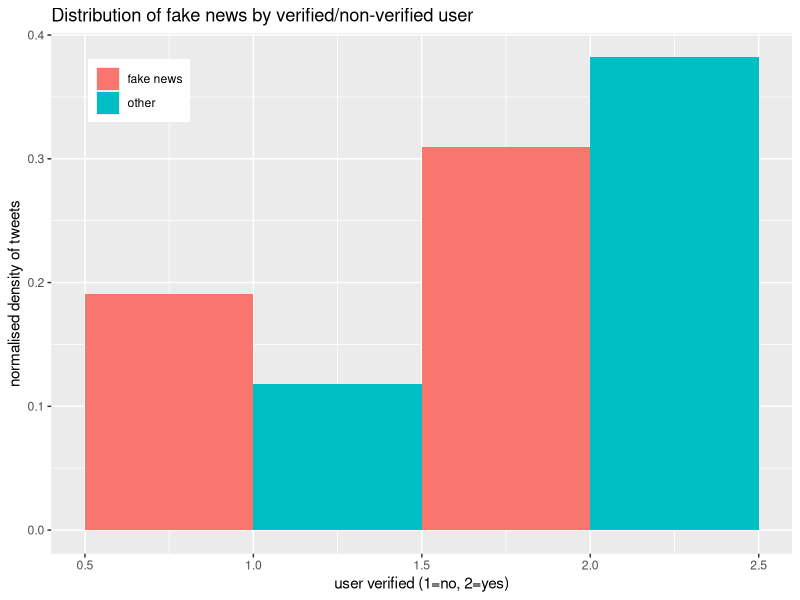
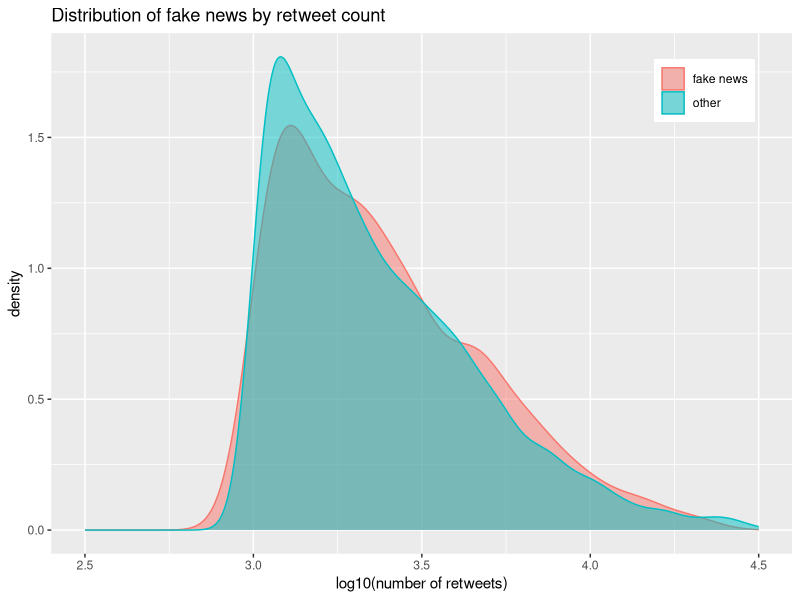
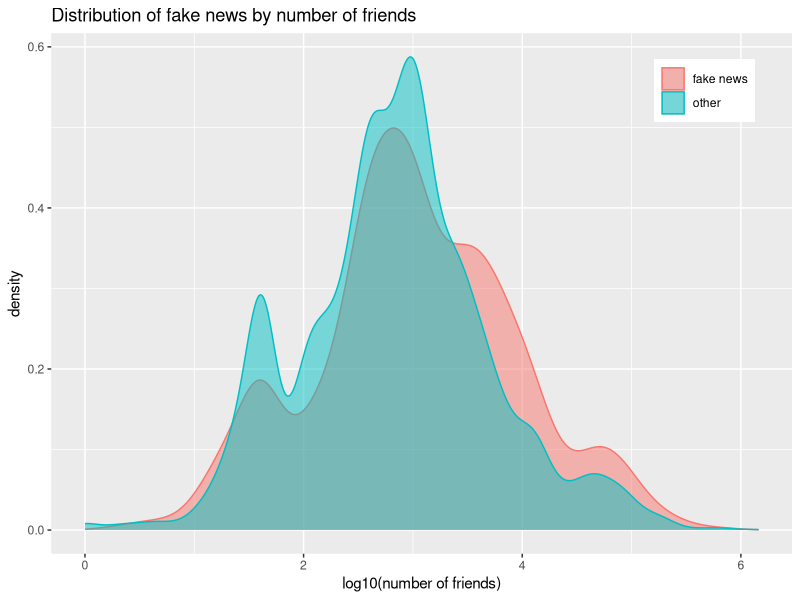
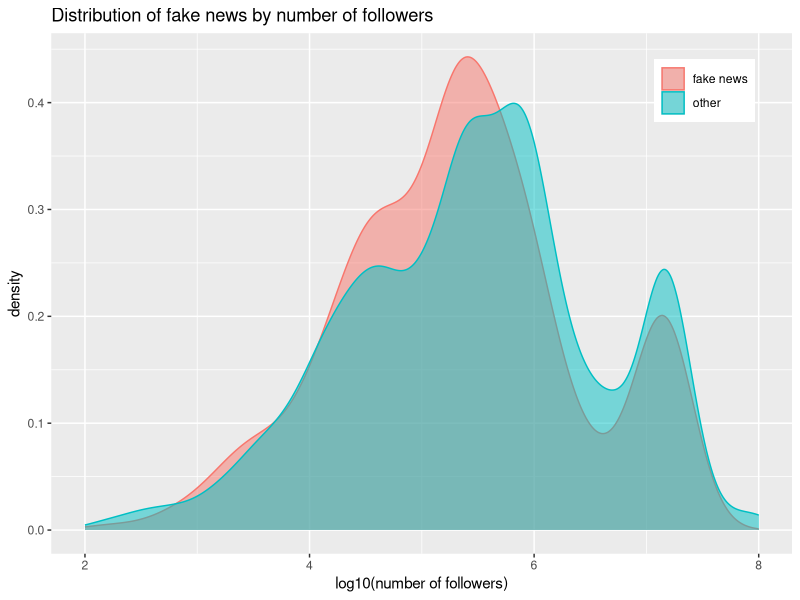
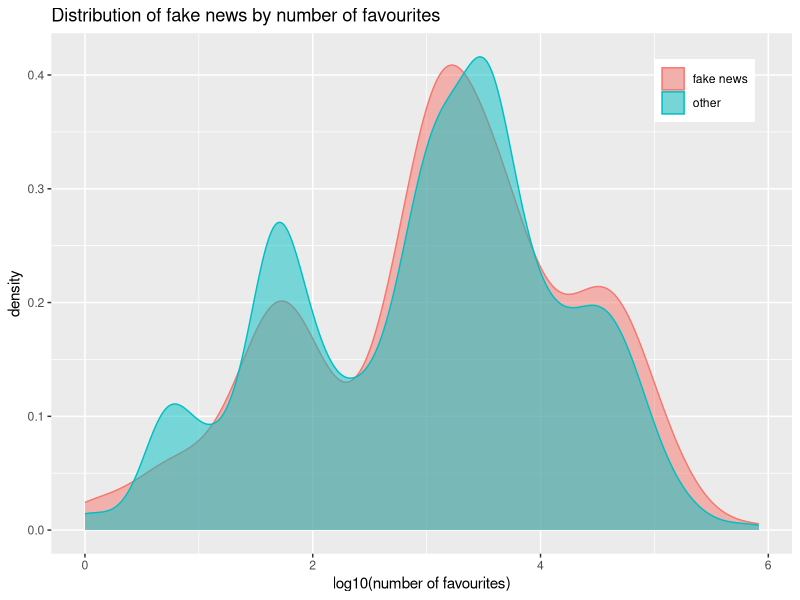
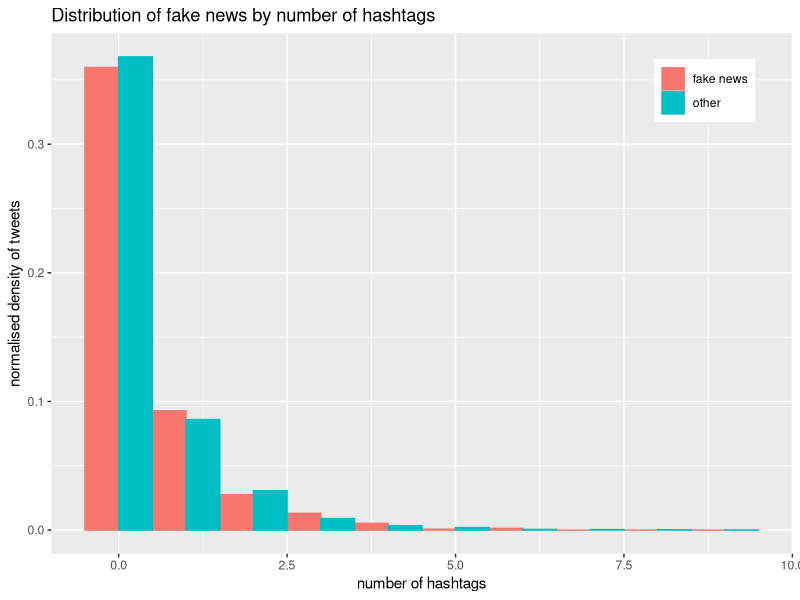
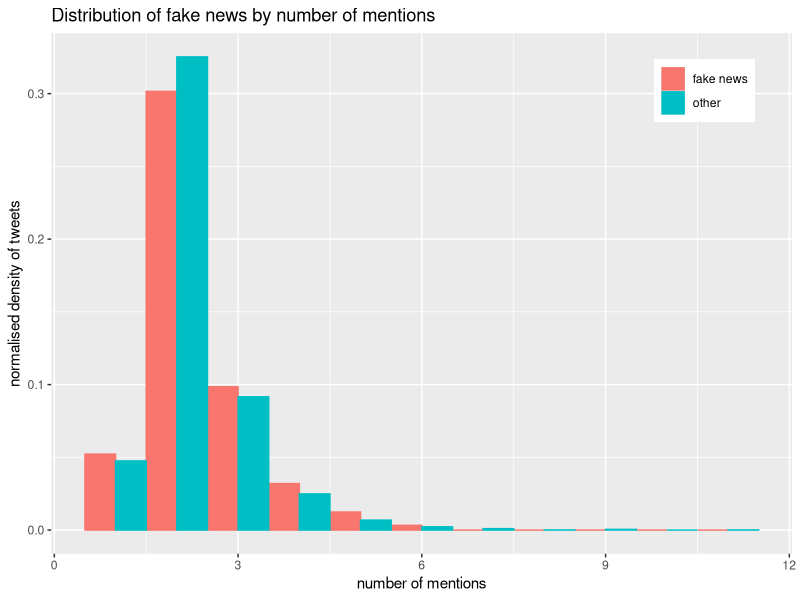
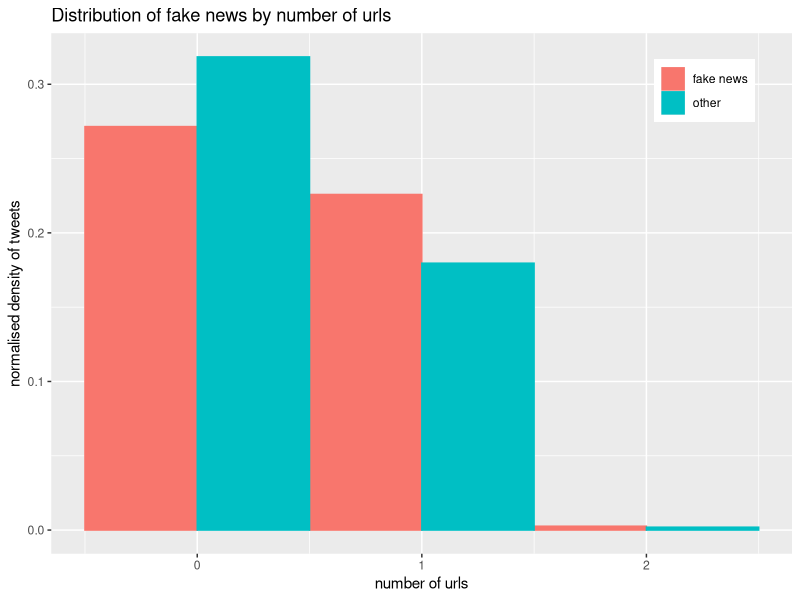

The R script that drew these images, in order:
# read data and adjust data types
data <- read.csv(file='twitter_data_OneMonth_20170731.csv')
data$created_at <- as.character(data$created_at)
data$text <- as.character(data$text)
data$user_screen_name <- as.character(data$user_screen_name)
#data$is_fake_news_2 <- as.factor(data$is_fake_news_2)
data$is_fake_news_2 <- as.character(data$is_fake_news_2)
data$fake_news_category_2 <- as.factor(data$fake_news_category_2)
data$user_verified <- as.factor(data$user_verified)

# add 'fake' column to specify user readable label when displayed on historgram ("fake news"/"other")
data$fake = data$is_fake_news_2
data$fake[data$fake == "TRUE"] <- "fake news"
data$fake[data$fake == "FALSE"] <- "other"
# add 'fake' column to specify if tweet is fake news (TRUE/FALSE)
#data$fake = data$is_fake_news_2

# drop rows where is_fake_news_2 is unknown ("UNKNOWN" / "UNKOWN") or hasn't been filled out ("") 
data <- data[! data$fake %in% c("", "UNKNOWN", "UNKOWN"),]
#data <- droplevels(data)

data_fake  = data[data$fake == "fake news", ]
data_other = data[data$fake == "other", ]

#str(data)
#levels(data$fake_news_category_2)
#unique(data$is_fake_news_2)
#table(data$is_fake_news_2)

library(ggplot2)

# plot distribution of fake news by user_verified
ggplot(data, aes(x=as.integer(user_verified), fill=fake)) +
  geom_histogram(position='dodge', aes(y=(..density..)/sum(..density..)),  binwidth=1) +
  #scale_fill_manual(values = c('#9fea7e', '#ea877e'), name="fake news") +
  xlab("user verified (1=no, 2=yes)") + 
  ylab("normalised density of tweets") +
  ggtitle("Distribution of fake news by verified/non-verified user") +
  theme(
    legend.position = c(0.05, 0.95), 
    legend.title = element_blank(),
    legend.justification = c('left', 'top')
  )
ggsave("r_plots/1_user_verified.png")

#ggplot(data, aes(x=user_verified, fill=fake)) +
#  geom_bar() +
#  #scale_fill_manual(values = c('#9fea7e', '#ea877e'), name="fake news") +
#  coord_polar(theta='y') +
#  #xlab("user verified") + 
#  #ylab("number of tweets") +
#  ggtitle("Distribution of fake news by verified/non-verified user") +
#  theme(
#    legend.position = c(0.95, 0.95), 
#    legend.title = element_blank(),
#    legend.justification = c('right', 'top')
#  )

# distribution of fake news by retweet count
ggplot(data, aes(x=log10(retweet_count), fill=fake, colour=fake)) +
  geom_density(alpha=0.5) +
  xlim(2.5, 4.5) +
  xlab("log10(number of retweets)") + 
  ylab("density") +
  ggtitle("Distribution of fake news by retweet count") +
  theme(
    legend.position = c(0.95, 0.95), 
    legend.title = element_blank(),
    legend.justification = c('right', 'top')
  )
ggsave("r_plots/2_retweet_count.png")

# distribution of fake news by number of friends
ggplot(data, aes(x=log10(user_friends_count), fill=fake, colour=fake)) +
  geom_density(alpha=0.5) +
  #xlim(0, 5000) +
  xlab("log10(number of friends)") + 
  ylab("density") +
  ggtitle("Distribution of fake news by number of friends") +
  theme(
    legend.position = c(0.95, 0.95), 
    legend.title = element_blank(),
    legend.justification = c('right', 'top')
  )
ggsave("r_plots/3_friends_count.png")

# distribution of fake news by number of followers
ggplot(data, aes(x=log10(user_followers_count), fill=fake, colour=fake)) +
  geom_density(alpha=0.5) +
  xlim(2, 8) +
  xlab("log10(number of followers)") + 
  ylab("density") +
  ggtitle("Distribution of fake news by number of followers") +
  theme(
    legend.position = c(0.95, 0.95), 
    legend.title = element_blank(),
    legend.justification = c('right', 'top')
  )
ggsave("r_plots/4_followers_count.png")

# distribution of fake news by number of favourites
ggplot(data, aes(x=log10(user_favourites_count), fill=fake, colour=fake)) +
  geom_density(alpha=0.5) +
  #xlim(0, 5000000) +
  xlab("log10(number of favourites)") + 
  ylab("density") +
  ggtitle("Distribution of fake news by number of favourites") +
  theme(
    legend.position = c(0.95, 0.95), 
    legend.title = element_blank(),
    legend.justification = c('right', 'top')
  )
ggsave("r_plots/5_favourites_count.png")

# distribution of fake news by number of hashtags
ggplot(data, aes(x=num_hashtags, fill=fake, colour=fake)) +
  geom_histogram(position='dodge', aes(y=..density../sum(..density..)), binwidth=1) +
  #geom_histogram(position='dodge', binwidth=1) +
  #geom_bar() +
  #xlim(0, 5000000) +
  xlab("number of hashtags") + 
  ylab("normalised density of tweets") +
  ggtitle("Distribution of fake news by number of hashtags") +
  theme(
    legend.position = c(0.95, 0.95), 
    legend.title = element_blank(),
    legend.justification = c('right', 'top')
  )
ggsave("r_plots/6_num_hashtags.png")

# distribution of fake news by number of mentions
ggplot(data, aes(x=num_mentions, fill=fake, colour=fake)) +
  geom_histogram(position='dodge', aes(y=(..density..)/sum(..density..)), binwidth=1) +
  #geom_bar() +
  #xlim(0, 5000000) +
  xlab("number of mentions") + 
  ylab("normalised density of tweets") +
  ggtitle("Distribution of fake news by number of mentions") +
  theme(
    legend.position = c(0.95, 0.95), 
    legend.title = element_blank(),
    legend.justification = c('right', 'top')
  )
ggsave("r_plots/7_num_mentions.png")

# distribution of fake news by number of urls
ggplot(data, aes(x=num_urls, fill=fake, colour=fake)) +
  geom_histogram(position='dodge', aes(y=..density../sum(..density..)), binwidth=1) +
  #geom_bar() +
  #xlim(0, 5000000) +
  xlab("number of urls") + 
  ylab("normalised density of tweets") +
  ggtitle("Distribution of fake news by number of urls") +
  theme(
    legend.position = c(0.95, 0.95), 
    legend.title = element_blank(),
    legend.justification = c('right', 'top')
  )
ggsave("r_plots/8_num_urls.png")

# distribution of fake news by number of media
ggplot(data, aes(x=num_media, fill=fake)) +
  geom_histogram(position='dodge', aes(y=(..density..)/sum(..density..)), binwidth=1) +
  #geom_bar() +
  #xlim(0, 5000000) +
  xlab("number of media") + 
  ylab("normalised density of tweets") +
  ggtitle("Distribution of fake news by number of media") +
  theme(
    legend.position = c(0.95, 0.95), 
    legend.title = element_blank(),
    legend.justification = c('right', 'top')
  )
ggsave("r_plots/9_num_media.png")



## distribution of fake news by number of digits in username ##

library(stringr)
number_of_digits <- function(text) {
  sum <- 0
  sum <- sum + str_count(text, '0')
  sum <- sum + str_count(text, '1')
  sum <- sum + str_count(text, '2')
  sum <- sum + str_count(text, '3')
  sum <- sum + str_count(text, '4')
  sum <- sum + str_count(text, '5')
  sum <- sum + str_count(text, '6')
  sum <- sum + str_count(text, '7')
  sum <- sum + str_count(text, '8')
  sum <- sum + str_count(text, '9')
  return(sum)
}
#username_contains_digits = grepl('\\d',data$user_screen_name)
ggplot(data, aes(x=number_of_digits(user_screen_name), fill=fake)) +
  geom_histogram(position='dodge', aes(y=(..density..)/sum(..density..)),  binwidth=0.5) +
  xlab("number of digits in username") + 
  ylab("normalised density of tweets") +
  ggtitle("Distribution of fake news by number of digits in username") +
  theme(
    legend.position = c(0.95, 0.95), 
    legend.title = element_blank(),
    legend.justification = c('right', 'top')
  )
ggsave("r_plots/10_username_number_of_digits.png")



## number of underscores in a username ##

ggplot(data, aes(x=str_count(user_screen_name, '_'), fill=fake)) +
  geom_histogram(position='dodge', aes(y=(..density..)/sum(..density..)),  binwidth=0.5) +
  xlab("number of underscores in username") + 
  ylab("normalised density of tweets") +
  ggtitle("Distribution of fake news by number of underscores in username") +
  theme(
    legend.position = c(0.95, 0.95), 
    legend.title = element_blank(),
    legend.justification = c('right', 'top')
  )
ggsave("r_plots/11_username_number_of_underscores.png")



## number of capital letters in a username ##
ggplot(data, aes(x=str_count(user_screen_name, '[A-Z]'), fill=fake)) +
  geom_histogram(position='dodge', aes(y=(..density..)/sum(..density..)),  binwidth=0.5) +
  xlab("number of capital letters in username") + 
  ylab("normalised density of tweets") +
  ggtitle("Distribution of fake news by number of capital letters in username") +
  theme(
    legend.position = c(0.95, 0.95), 
    legend.title = element_blank(),
    legend.justification = c('right', 'top')
  )
ggsave("r_plots/12_username_number_of_caps.png")




# generate t statistics and p values

ttest <- t.test(as.integer(data_fake$user_verified), as.integer(data_other$user_verified))
stats1 <- c("user_verified", ttest$statistic, ttest$p.value)
ttest <- t.test(data_fake$retweet_count, data_other$retweet_count)
stats2 <- c("retweet_count", ttest$statistic, ttest$p.value)
ttest <- t.test(data_fake$user_friends_count, data_other$user_friends_count)
stats3 <- c("user_friends_count", ttest$statistic, ttest$p.value)
ttest <- t.test(data_fake$user_followers_count, data_other$user_followers_count)
stats4 <- c("user_followers_count", ttest$statistic, ttest$p.value)
ttest <- t.test(data_fake$user_favourites_count, data_other$user_favourites_count)
stats5 <- c("user_favourites_count", ttest$statistic, ttest$p.value)
ttest <- t.test(data_fake$num_hashtags, data_other$num_hashtags)
stats6 <- c("num_hashtags", ttest$statistic, ttest$p.value)
ttest <- t.test(data_fake$num_mentions, data_other$num_mentions)
stats7 <- c("num_mentions", ttest$statistic, ttest$p.value)
ttest <- t.test(data_fake$num_urls, data_other$num_urls)
stats8 <- c("num_urls", ttest$statistic, ttest$p.value)
ttest <- t.test(data_fake$num_media, data_other$num_media)
stats9 <- c("num_media", ttest$statistic, ttest$p.value)

ttest <- t.test(number_of_digits(data_fake$user_screen_name), number_of_digits(data_other$user_screen_name))
stats10 <- c("number_of_digits in user_screen_name", ttest$statistic, ttest$p.value)
ttest <- t.test(str_count(data_fake$user_screen_name, '_'), str_count(data_other$user_screen_name, '_'))
stats11 <- c("number_of_underscores in user_screen_name", ttest$statistic, ttest$p.value)
ttest <- t.test(str_count(data_fake$user_screen_name, '[A-Z]'), str_count(data_other$user_screen_name, '[A-Z]'))
stats12 <- c("number_of_caps in user_screen_name", ttest$statistic, ttest$p.value)

stats1
stats2
stats3
stats4
stats5
stats6
stats7
stats8
stats9
stats10
stats11
stats12
